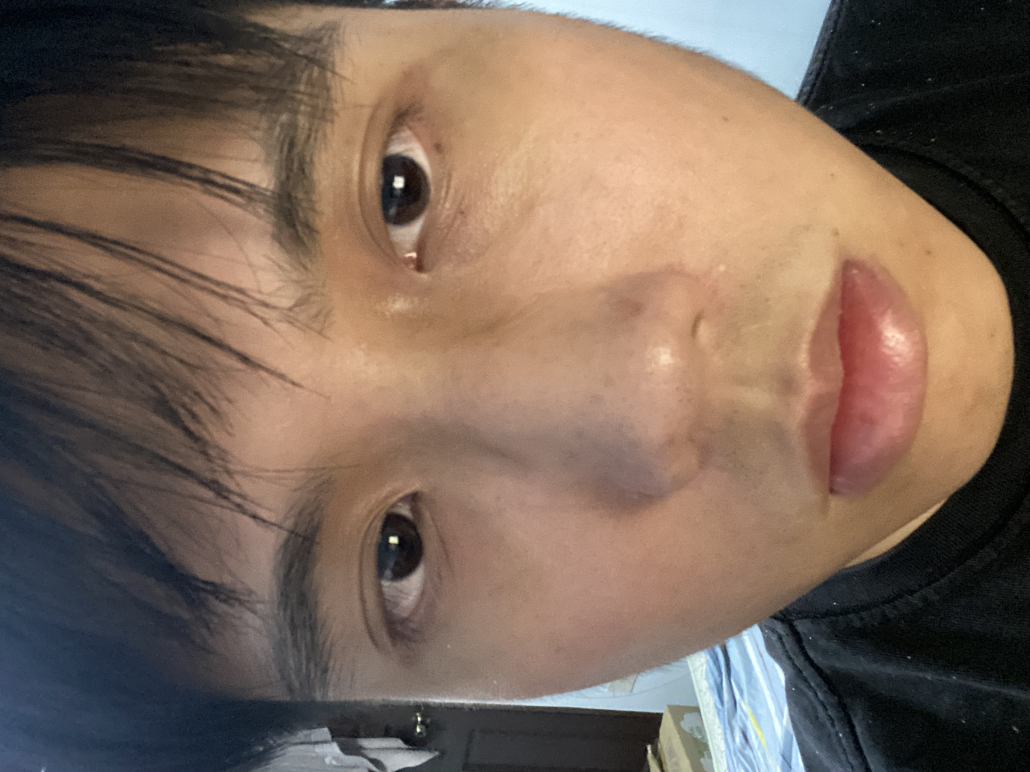
#> input picture PIE/26/1.jpg, 3088 x 2316 px, found by its file name (shown at 1/3 size); its folder holds 3 pictures in this run
$ python SVM.py
#> lines starting #> are read from the running program, lines starting #| are printed output that depends on the picture
import numpy as np
from PIL import Image
import os

def loadImages(folder, tag, imgSize=(32, 32)):
#> called with folder = 'PIE/26', tag = 1, imgSize = (32, 32)
    images = []
    for fileName in os.listdir(folder):
        filePath = os.path.join(folder, fileName)
        if os.path.isfile(filePath) and fileName.lower().endswith(('.jpg', '.png')):
            with Image.open(filePath) as img:
#> img is the input picture: PIL image 3088x2316 RGB; mean R, G, B 122.9, 103.2, 89.9
                resized = img.convert('L').resize(imgSize)
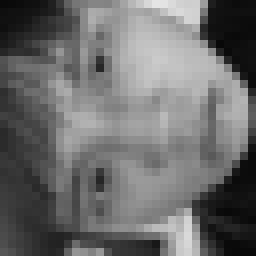
#> resized: PIL image 32x32 L (shown 8 times larger); min 8, max 228, mean 107.6
                images.append((np.array(resized).flatten(), tag))
#> pass 2 of the loop in loadImages, `for fileName in os.listdir(folder):`:
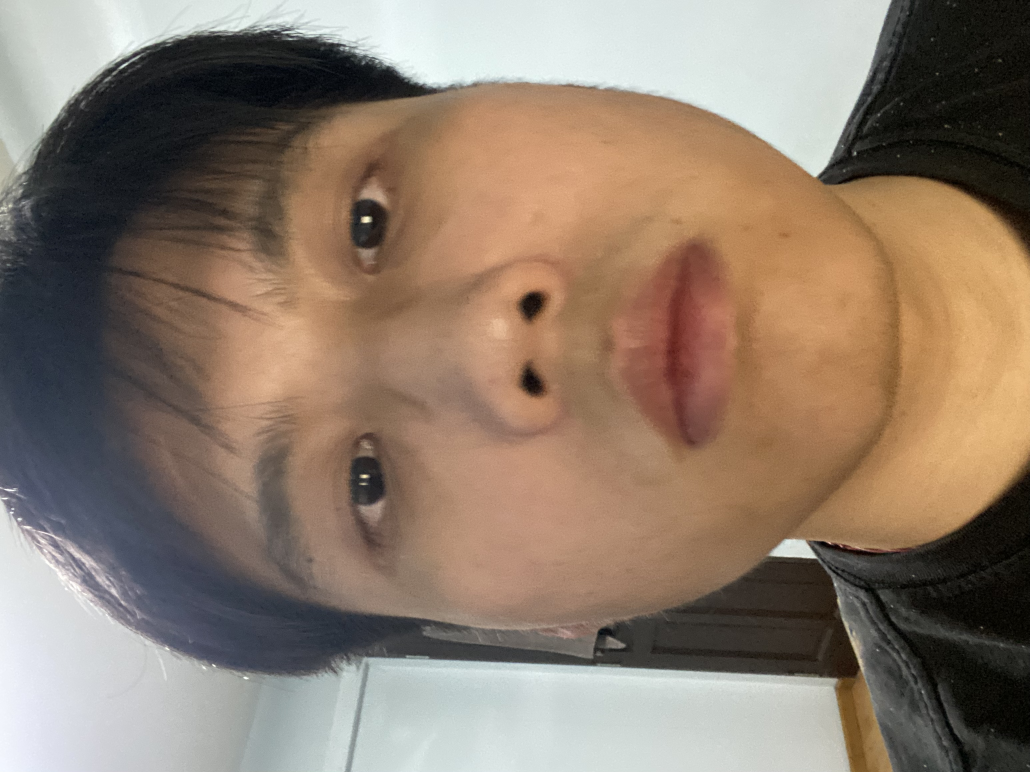
#> input picture PIE/26/3.jpg, 3088 x 2316 px, found by its file name (shown at 1/3 size)
#> in loadImages, img is the input picture: PIL image 3088x2316 RGB; mean R, G, B 141.6, 124, 108.7
#> in loadImages, `resized = img.convert('L').resize(imgSize)`:
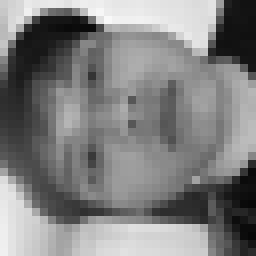
#> resized: PIL image 32x32 L (shown 8 times larger); min 7, max 248, mean 127.5
#> pass 3 of the loop in loadImages, `for fileName in os.listdir(folder):`:
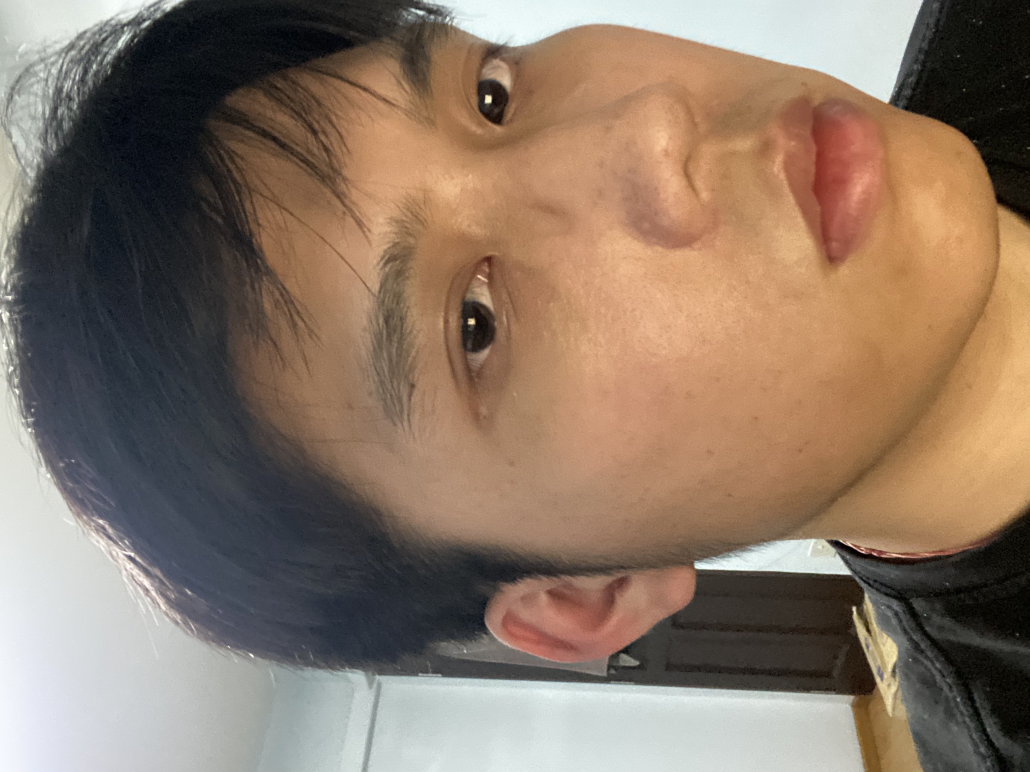
#> input picture PIE/26/6.jpg, 3088 x 2316 px, found by its file name (shown at 1/3 size)
#> in loadImages, img is the input picture: PIL image 3088x2316 RGB; mean R, G, B 139, 119.2, 102.9
#> in loadImages, `resized = img.convert('L').resize(imgSize)`:
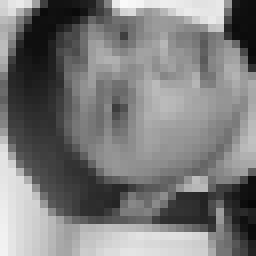
#> resized: PIL image 32x32 L (shown 8 times larger); min 7, max 250, mean 123.1
#> pass 2 of the loop in loadImages, `for fileName in os.listdir(folder):`:
#> pass 3 of the loop in loadImages, `for fileName in os.listdir(folder):`:
    return images
def splitData(data, size=0.3):
#> called with size = 0.3
    np.random.shuffle(data)
    splitPoint = int(len(data) * (1 - size))
#> splitPoint = 2
    return data[:splitPoint], data[splitPoint:]
def scaleData(X):
    mean = np.mean(X, axis=0)
    std = np.std(X, axis=0)
    return (X - mean) / std
def doPCA(X, numComps):
    centered = X - np.mean(X, axis=0)
    covMatrix = np.cov(centered, rowvar=False)
    values, vectors = np.linalg.eigh(covMatrix)
    ordered = np.argsort(values)[::-1]
    return centered.dot(vectors[:, ordered[:numComps]])
def linearSVM(X, y, C, epochs=1000, lr=0.01):
    samples, features = X.shape
    w = np.zeros(features)
    b = 0
    for _ in range(epochs):
        for xi, yi in zip(X, y):
            cond = yi * (np.dot(xi, w) - b) >= 1
            if cond:
                w -= lr * (2 * C * w)
            else:
                w -= lr * (2 * C * w - np.dot(xi, yi))
                b -= lr * yi
    return w, b
def predictSVM(X, w, b):
    return np.sign(np.dot(X, w) - b)
def calcAccuracy(actual, predicted):
    return np.sum(actual == predicted) / len(actual)
pieFolder = "PIE"
resultFolder = "result/SVM"
personFolders = sorted([folder for folder in os.listdir(pieFolder) if folder.isnumeric()])
otherPics = [img for id in personFolders[:25] for img in loadImages(os.path.join(pieFolder, id), 1)]
selfPics = loadImages(os.path.join(pieFolder, "26"), -1)
otherTrain, otherTest = splitData(otherPics)
#> otherTrain = 2 items; otherTest = 1 item
selfTrain, selfTest = splitData(selfPics)
#> selfTrain = 2 items; selfTest = 1 item
trainData = otherTrain + selfTrain
#> trainData = 4 items
testData = otherTest + selfTest
#> testData = 2 items
X_train, y_train = zip(*trainData)
#> y_train = (1, 1, -1, -1)
X_test, y_test = zip(*testData)
#> y_test = (1, -1)
X_train = scaleData(np.array(X_train))
#> in scaleData, `mean = np.mean(X, axis=0)`: mean = 1024 values, max 231.8 at index 20, min 9.75 at index 831, mean 120.4
#> in scaleData, `std = np.std(X, axis=0)`: std = 1024 values, max 93.82 at index 2, min 0.5 at index 767, mean 28.85
X_test = scaleData(np.array(X_test))
y_train = np.array(y_train)
#> y_train = [1, 1, -1, -1]
y_test = np.array(y_test)
#> y_test = [1, -1]
results = {}
C_values = [1e-2, 1e-1, 1]
for C in C_values:
    w, b = linearSVM(X_train, y_train, C)
    preds = predictSVM(X_test, w, b)
    results[f'Raw pics, C={C}'] = calcAccuracy(y_test, preds)
    for comps in [80, 200]:
        trainPCA = doPCA(X_train, comps)
        testPCA = doPCA(X_test, comps)
        w, b = linearSVM(trainPCA, y_train, C)
        preds = predictSVM(testPCA, w, b)
        acc = calcAccuracy(y_test, preds)
        results[f'PCA {comps} components, C={C}'] = acc
#> this loop made 3 passes
#> pass 1, in doPCA, `covMatrix = np.cov(centered, rowvar=False)`:
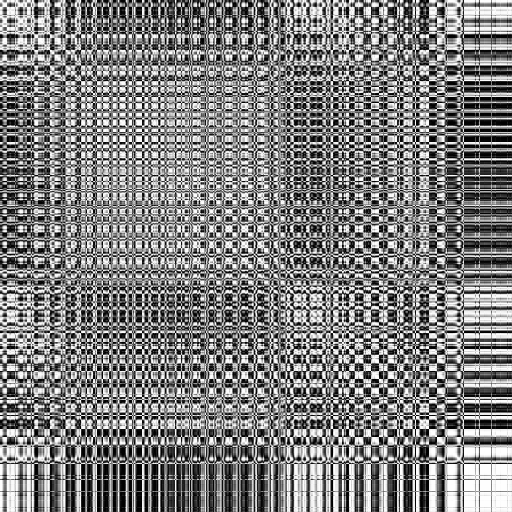
#> covMatrix: shape (1024, 1024) float64 (shown at 1/2 size); min -1.33, max 1.33, mean 0.00297; drawn with min black and max white
#> pass 1, in doPCA, `values, vectors = np.linalg.eigh(covMatrix)`:
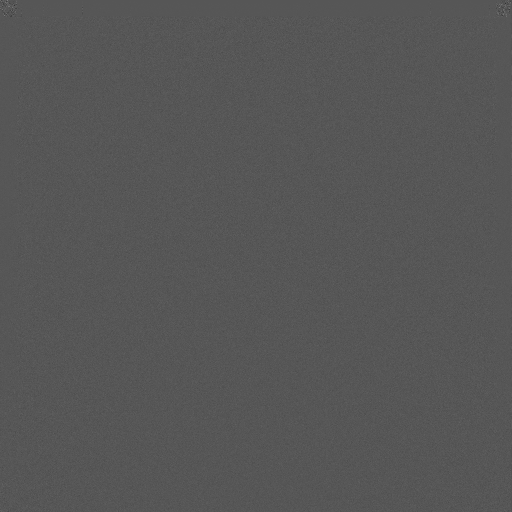
#> vectors: shape (1024, 1024) float64 (shown at 1/2 size); min -0.508, max 0.986, mean 2.42e-07; drawn with min black and max white
#> pass 1, in doPCA (call 2), `covMatrix = np.cov(centered, rowvar=False)`:
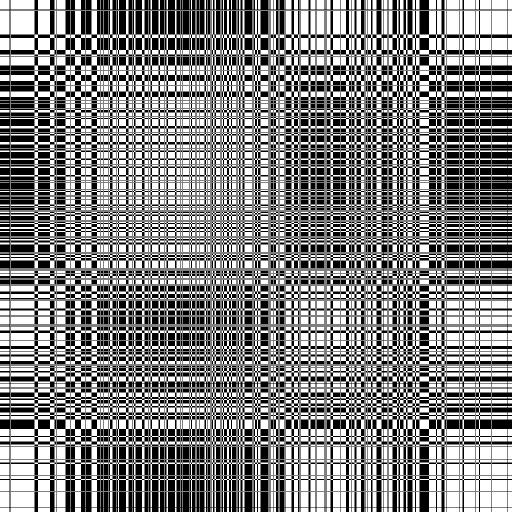
#> covMatrix: shape (1024, 1024) float64 (shown at 1/2 size); 0.78% of the values are NaN or infinite; the others: min -2, max 2, mean 0.025; drawn with min black, max white, NaN and infinite black
#> after the loop, results = 9 items
if not os.path.exists(resultFolder):
    os.makedirs(resultFolder)
resultsPath = os.path.join(resultFolder, 'SVM_resul.txt')
with open(resultsPath, 'w') as file:
    for setup, acc in results.items():
        file.write(f"Accuracy for {setup}: {acc:.10f}\n")
#> this loop made 9 passes
#> setup on passes 1 to 9: 'Raw pics, C=0.01', 'PCA 80 components, C=0.01', 'PCA 200 components, C=0.01', 'Raw pics, C=0.1', 'PCA 80 components, C=0.1', 'PCA 200 components, C=0.1', 'Raw pics, C=1', 'PCA 80 components, C=1', 'PCA 200 components, C=1'
